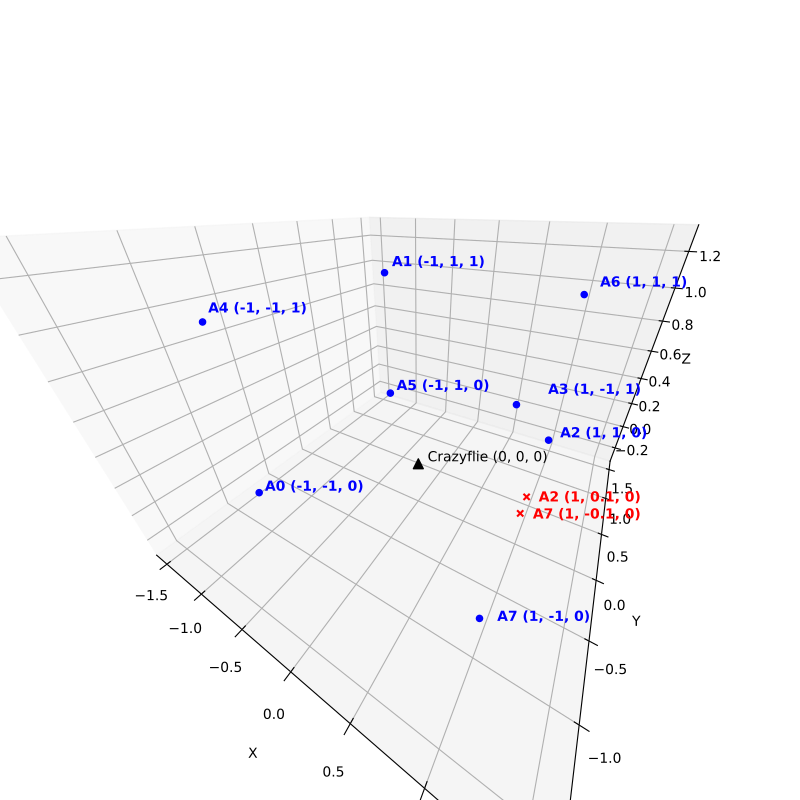

The Python source for this figure:
#!/usr/bin/env python3

from mpl_toolkits import mplot3d
import matplotlib.pyplot as plt	

class Position:
	def __init__(self ,x, y, z):
		self.x = x
		self.y = y	
		self.z = z	
	def __str__(self):
		return f"({self.x}, {self.y}, {self.z})"
	
class Anchor(Position):
	def __init__(self, anchorID, x, y, z, isAttacker=False):
		super(Anchor, self).__init__(x,y,z)
		self.anchorID = anchorID
		self.isAttacker = isAttacker
	def __str__(self):
		if not self.isAttacker:
			return "A"+self.anchorID+" "+super().__str__()
		else:
			return "A"+self.anchorID+" "+super().__str__()

class Tag(Position):
	def __str__(self):
		return "Crazyflie "+super().__str__()

class Mal(Position):
	def __str__(self):
		return "Mal "+super().__str__()
	
	
X_TEXTPAD = 0.1
Z_TEXTPAD = 0.05

fig = plt.figure(figsize=(8,8))

ax = fig.add_subplot(111, projection='3d')
ax.set_xlabel('X')
ax.set_ylabel('Y')
ax.set_zlabel('Z')

anchors = [Anchor('0',-1,-1,0),
		   Anchor('1',-1,+1,1),
		   Anchor('2',+1,+1,0),
		   Anchor('3',+1,-1,1),
		   Anchor('4',-1,-1,1),
		   Anchor('5',-1,+1,0),
		   Anchor('6',+1,+1,1),
		   Anchor('7',+1,-1,0),
		   Anchor('2',+1,0.1,0, isAttacker=True),
		   Anchor('7',+1,-0.1,0, isAttacker=True),]

 
for index, a in enumerate(anchors):
	ax.scatter(a.x,a.y,a.z, c="red" if a.isAttacker else "blue", marker="x" if a.isAttacker else "o")
	ax.text(a.x+X_TEXTPAD,a.y,a.z+Z_TEXTPAD if not a.isAttacker else 0, str(a), color='blue' if not a.isAttacker else 'red', weight='bold')
	

tag = Tag(0,0,0)

ax.scatter(tag.x,tag.y,tag.z,s=50,c="black",marker="^")
ax.text(tag.x+X_TEXTPAD,tag.y,tag.z+Z_TEXTPAD,str(tag))
ax.margins(0.3)

plt.savefig('coordinates.pdf')

plt.show()
